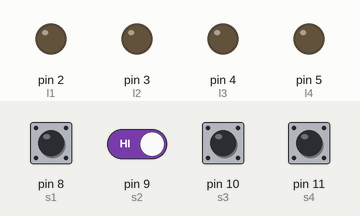
Bench run of a sketch on a simulated Arduino Uno, built with avr-gcc and run on an emulated ATmega328P. Shown: output pins drawn as LEDs (lit = HIGH). Dashed ring = blinking. Inputs (shaded band) come from the test bench; at power-on: pin 8 (s1), pin 9 (s2), pin 10 (s3), pin 11 (s4) HIGH.

Above: at 1.2 s.
1.3 s: pin 10 (s3) pulled LOW for 0.15 s
At 1.42 s:
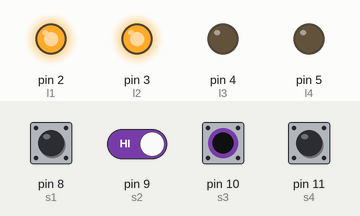
3.5 s: pin 11 (s4) pulled LOW for 1 s
At 3.87 s:
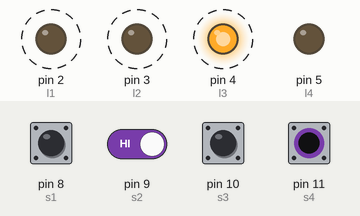
6.5 s: pin 8 (s1) pulled LOW for 0.15 s
At 7.5 s:
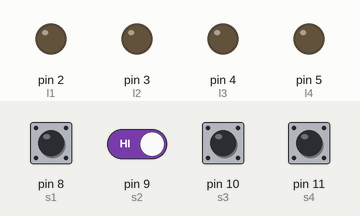
8.2 s: pin 11 (s4) pulled LOW for 0.15 s
At 8.82 s:
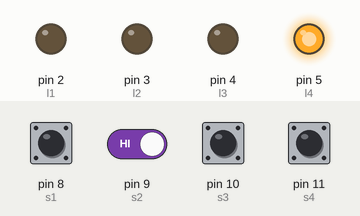
9.9 s: pin 9 (s2) driven LOW and pin 11 (s4) driven LOW
At 11.0 s:
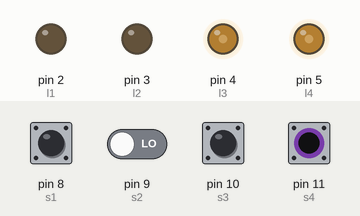
11.4 s: pin 9 (s2) driven HIGH
At 12.27 s:
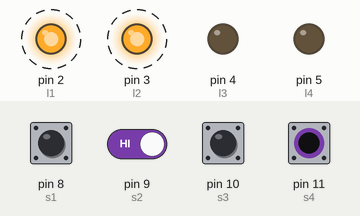
Timing chart, 0 to 15.4 s (numbered marks = the images above; inputs shaded):
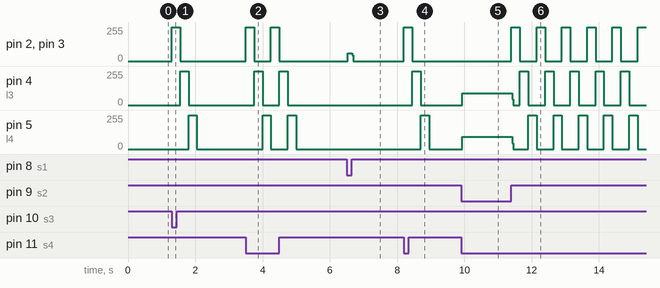

Measured:
- after the input at 1.3 s, pin 2 (l1), pin 3 (l2): 0/255 → 255/255 at once, → 0/255 0.25 s later; pin 4 (l3): 0/255 → 255/255 after 0.25 s, → 0/255 0.25 s later; pin 5 (l4): 0/255 → 255/255 after 0.50 s, → 0/255 0.25 s later
- after the input at 3.5 s, pin 2 (l1), pin 3 (l2): alternates 255/255 for 0.25 s and 0/255 for 0.50 s, 4 changes in all, then stays 0/255, starting at once
- after the input at 6.5 s, pin 2 (l1), pin 3 (l2): 0/255 → 58/255 at once, → 0/255 0.12 s later
- after the input at 8.2 s, pin 2 (l1), pin 3 (l2): 0/255 → 255/255 at once, → 0/255 0.25 s later; pin 4 (l3): 0/255 → 255/255 after 0.25 s, → 0/255 0.25 s later; pin 5 (l4): 0/255 → 255/255 after 0.50 s, → 0/255 0.25 s later
- after the input at 9.9 s, pin 4 (l3): 0/255 → 87/255 at once; pin 5 (l4): 0/255 → 91/255 at once
- after the input at 11.4 s, pin 2 (l1), pin 3 (l2): alternates 255/255 for 0.25 s and 0/255 for 0.50 s, starting at once; pin 5 (l4): 91/255 → 45/255 at once, then repeats every 0.69 s: 0/255 0.44 s, 255/255 0.25 s

The sketch:

OUT_IN_NUM.ino
```cpp
void setup() {
  int l1 = 2;
  int l2 = 3;
  int l3 = 4;
  int l4 = 5;
  int s1 = 8;
  int s2 = 9;
  int s3 = 10;
  int s4 = 11;
  pinMode(l1,OUTPUT);
  pinMode(l2,OUTPUT);
  pinMode(l3,OUTPUT);
  pinMode(l4,OUTPUT);
  pinMode(s1,INPUT_PULLUP);
  pinMode(s2,INPUT_PULLUP);
  pinMode(s3,INPUT_PULLUP);
  pinMode(s4,INPUT_PULLUP);
}

void loop() {
  int l1 = 2;
  int l2 = 3;
  int l3 = 4;
  int l4 = 5;
  int s1 = 8;
  int s2 = 9;
  int s3 = 10;
  int s4 = 11;
  int r1 = digitalRead(s1);
  int r2 = digitalRead(s2);
  int r3 = digitalRead(s3);
  int r4 = digitalRead(s4);
  if(r1 == HIGH && r2 == HIGH && r3 == HIGH && r4 == HIGH)
  {
    digitalWrite(l1, LOW);
  }
  else
  {

    if((r1 == LOW )&&(r2 == HIGH && r3 == HIGH && r4 == HIGH))
    {
      digitalWrite(l1,HIGH);
      digitalWrite(l2,HIGH);
      digitalWrite(l3,LOW);
      digitalWrite(l4,LOW);

    }
    else
    {
            digitalWrite(l1,LOW);
      digitalWrite(l2,LOW);
            digitalWrite(l3,LOW);
      digitalWrite(l4,LOW);
    }

    if((r2 == LOW && r4 == LOW)&&(r1 == HIGH && r3 == HIGH))
    {
      digitalWrite(l3,HIGH);
      digitalWrite(l4,HIGH);
      digitalWrite(l1,LOW);
      digitalWrite(l2,LOW);

    }
    else
    {
            digitalWrite(l1,LOW);
      digitalWrite(l2,LOW);
            digitalWrite(l3,LOW);
      digitalWrite(l4,LOW);
    }


    if((r3 == LOW || r4 == LOW)&&(r1 == HIGH && r2 == HIGH))
    {
        digitalWrite(l1,HIGH);
        digitalWrite(l2,HIGH);
        delay(250);
        digitalWrite(l1,LOW);
        digitalWrite(l2,LOW);
        digitalWrite(l3,HIGH);
        delay(250);
        digitalWrite(l3,LOW);
        digitalWrite(l4,HIGH);
        delay(250);
        digitalWrite(l4,LOW);


    }
    else
    {
      digitalWrite(l1,LOW);
      digitalWrite(l2,LOW);
      digitalWrite(l3,LOW);
      digitalWrite(l4,LOW);
    }


  }


}
```
